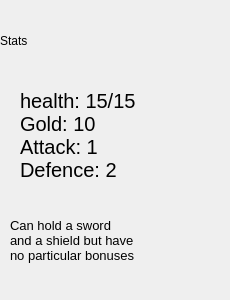
      <widget class="QWidget" name="statsPaladin">
       <property name="styleSheet">
        <string notr="true">QWidget#statsPaladin{
	border-image: url(:/Images/Images/Button/statsBox.png);
	background-color: qlineargradient(spread:pad, x1:0, y1:0, x2:1, y2:1, stop:0.0140845 rgba(255, 255, 0, 185), stop:1 rgba(255, 255, 255, 255));
}</string>
       </property>
       <widget class="QLabel" name="lbl_Stats">
        <property name="geometry">
         <rect>
          <x>0</x>
          <y>10</y>
          <width>221</width>
          <height>61</height>
         </rect>
        </property>
        <property name="text">
         <string>Stats</string>
        </property>
       </widget>
       <widget class="QLabel" name="lbl_paladinStats">
        <property name="geometry">
         <rect>
          <x>20</x>
          <y>80</y>
          <width>181</width>
          <height>111</height>
         </rect>
        </property>
        <property name="styleSheet">
         <string notr="true">font: 15pt;
qproperty-alignment: AlignLeft;</string>
        </property>
        <property name="text">
         <string>health: 15/15
Gold: 10
Attack: 1
Defence: 2</string>
        </property>
       </widget>
       <widget class="QLabel" name="lbl_paladinSpe">
        <property name="geometry">
         <rect>
          <x>10</x>
          <y>190</y>
          <width>201</width>
          <height>101</height>
         </rect>
        </property>
        <property name="styleSheet">
         <string notr="true">font: 10pt;</string>
        </property>
        <property name="text">
         <string>Can hold a sword
and a shield but have
no particular bonuses</string>
        </property>
       </widget>
      </widget>
